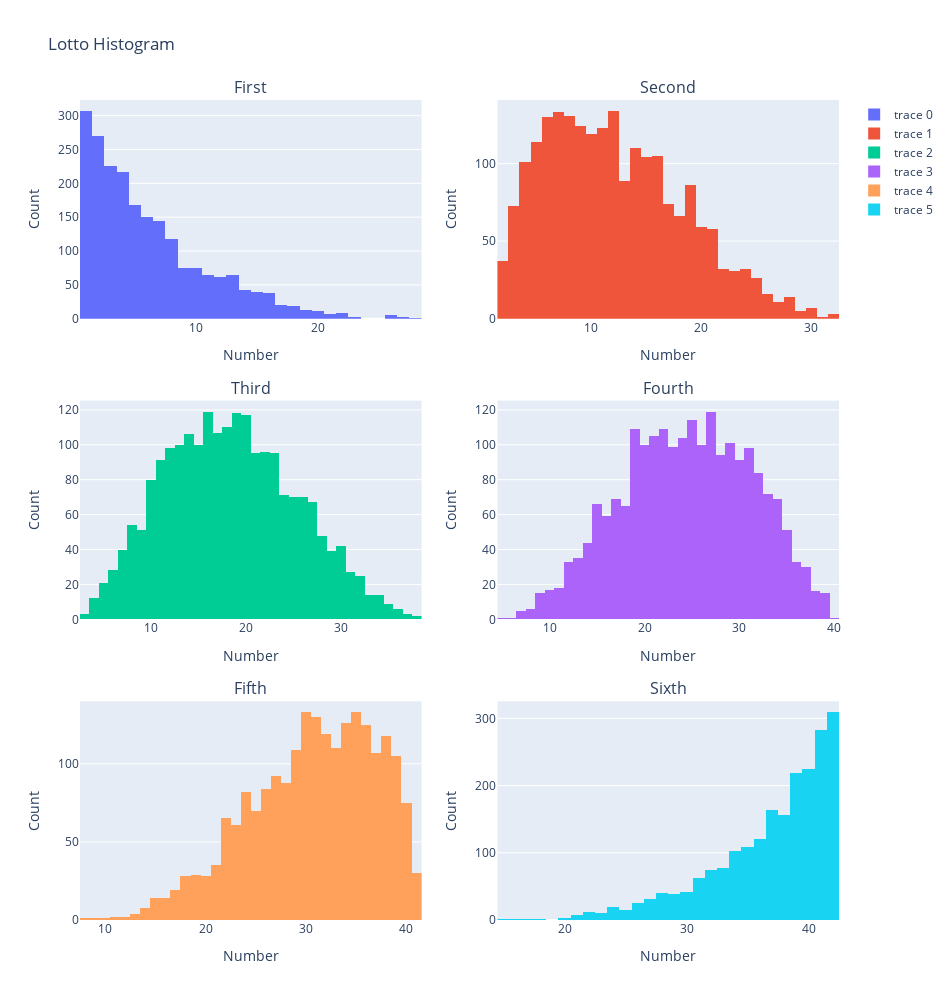

The notebook cell saved with this chart:
### Code cell
fig_hist = make_subplots(rows=3, cols=2, subplot_titles = ("First", "Second", "Third", "Fourth", "Fifth", "Sixth"), vertical_spacing=0.1)

fig_hist.add_trace(go.Histogram(x=first))
fig_hist.add_trace(go.Histogram(x=second), row = 1, col = 2)
fig_hist.add_trace(go.Histogram(x=third), row = 2, col = 1)
fig_hist.add_trace(go.Histogram(x=fourth), row = 2, col = 2)
fig_hist.add_trace(go.Histogram(x=fifth), row = 3, col = 1)
fig_hist.add_trace(go.Histogram(x=sixth), row = 3, col = 2)

fig_hist.update_xaxes(title_text = "Number", row = 1, col = 1)
fig_hist.update_xaxes(title_text = "Number", row = 1, col = 2)
fig_hist.update_xaxes(title_text = "Number", row = 2, col = 1)
fig_hist.update_xaxes(title_text = "Number", row = 2, col = 2)
fig_hist.update_xaxes(title_text = "Number", row = 3, col = 1)
fig_hist.update_xaxes(title_text = "Number", row = 3, col = 2)

fig_hist.update_yaxes(title_text = "Count", row = 1, col = 1)
fig_hist.update_yaxes(title_text = "Count", row = 1, col = 2)
fig_hist.update_yaxes(title_text = "Count", row = 2, col = 1)
fig_hist.update_yaxes(title_text = "Count", row = 2, col = 2)
fig_hist.update_yaxes(title_text = "Count", row = 3, col = 1)
fig_hist.update_yaxes(title_text = "Count", row = 3, col = 2)

fig_hist.update_layout( title_text = 'Lotto Histogram', height = 1000, width = 950 )

fig_hist.show()

### Figure 1 — Plotly figure (JSON) as saved in the notebook; plotly's stock layout.template omitted (floating-point values rounded to 4 significant figures; data arrays with more than 128 entries replaced by an {"elided": "..."} marker saying what was removed)
{"data": [{"type": "histogram", "x": {"elided": "2148 int values"}}, {"type": "histogram", "x": {"elided": "2148 int values"}, "xaxis": "x2", "yaxis": "y2"}, {"type": "histogram", "x": {"elided": "2148 int values"}, "xaxis": "x3", "yaxis": "y3"}, {"type": "histogram", "x": {"elided": "2148 int values"}, "xaxis": "x4", "yaxis": "y4"}, {"type": "histogram", "x": {"elided": "2148 int values"}, "xaxis": "x5", "yaxis": "y5"}, {"type": "histogram", "x": {"elided": "2148 int values"}, "xaxis": "x6", "yaxis": "y6"}], "layout": {"annotations": [{"font": {"size": 16}, "showarrow": false, "text": "First", "x": 0.225, "xanchor": "center", "xref": "paper", "y": 1, "yanchor": "bottom", "yref": "paper"}, {"font": {"size": 16}, "showarrow": false, "text": "Second", "x": 0.775, "xanchor": "center", "xref": "paper", "y": 1, "yanchor": "bottom", "yref": "paper"}, {"font": {"size": 16}, "showarrow": false, "text": "Third", "x": 0.225, "xanchor": "center", "xref": "paper", "y": 0.6333, "yanchor": "bottom", "yref": "paper"}, {"font": {"size": 16}, "showarrow": false, "text": "Fourth", "x": 0.775, "xanchor": "center", "xref": "paper", "y": 0.6333, "yanchor": "bottom", "yref": "paper"}, {"font": {"size": 16}, "showarrow": false, "text": "Fifth", "x": 0.225, "xanchor": "center", "xref": "paper", "y": 0.2667, "yanchor": "bottom", "yref": "paper"}, {"font": {"size": 16}, "showarrow": false, "text": "Sixth", "x": 0.775, "xanchor": "center", "xref": "paper", "y": 0.2667, "yanchor": "bottom", "yref": "paper"}], "height": 1000, "title": {"text": "Lotto Histogram"}, "width": 950, "xaxis": {"anchor": "y", "domain": [0, 0.45], "title": {"text": "Number"}}, "xaxis2": {"anchor": "y2", "domain": [0.55, 1], "title": {"text": "Number"}}, "xaxis3": {"anchor": "y3", "domain": [0, 0.45], "title": {"text": "Number"}}, "xaxis4": {"anchor": "y4", "domain": [0.55, 1], "title": {"text": "Number"}}, "xaxis5": {"anchor": "y5", "domain": [0, 0.45], "title": {"text": "Number"}}, "xaxis6": {"anchor": "y6", "domain": [0.55, 1], "title": {"text": "Number"}}, "yaxis": {"anchor": "x", "domain": [0.7333, 1], "title": {"text": "Count"}}, "yaxis2": {"anchor": "x2", "domain": [0.7333, 1], "title": {"text": "Count"}}, "yaxis3": {"anchor": "x3", "domain": [0.3667, 0.6333], "title": {"text": "Count"}}, "yaxis4": {"anchor": "x4", "domain": [0.3667, 0.6333], "title": {"text": "Count"}}, "yaxis5": {"anchor": "x5", "domain": [0, 0.2667], "title": {"text": "Count"}}, "yaxis6": {"anchor": "x6", "domain": [0, 0.2667], "title": {"text": "Count"}}}}
